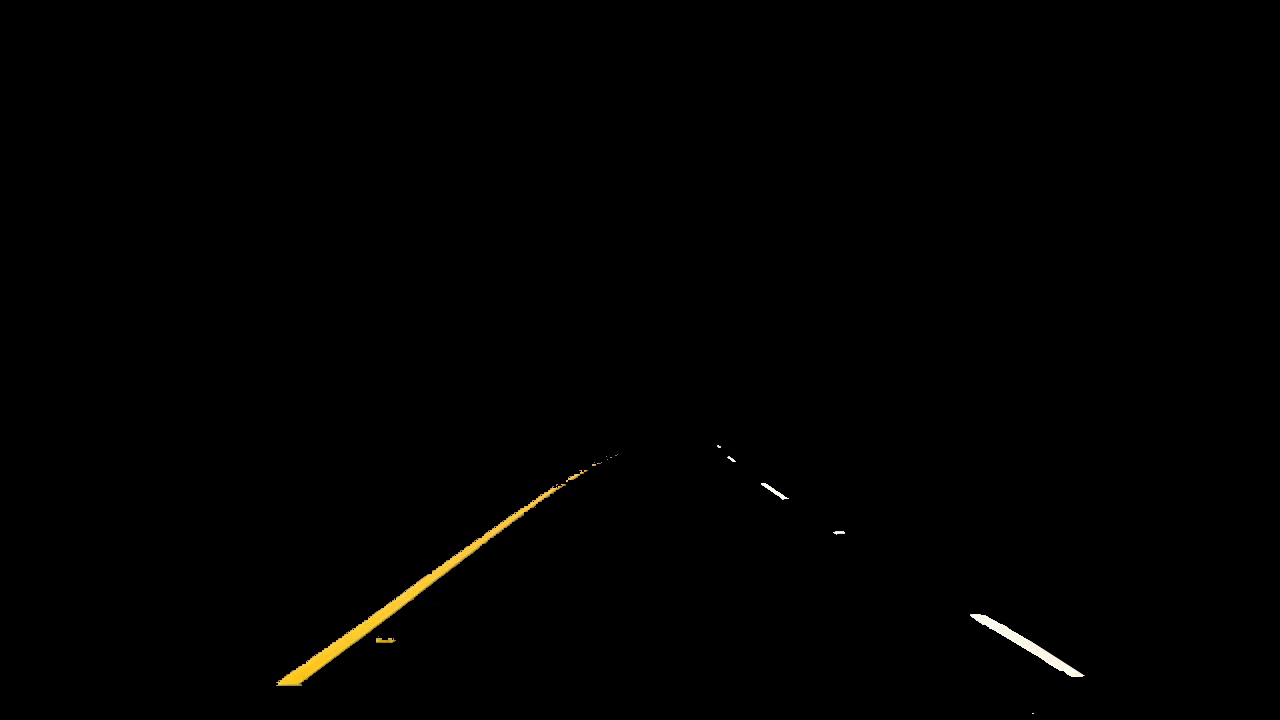
#> input picture frame 25 of 2021-09-29_project_조수익/project2/output.mp4, 1280 x 720 px, given in place of challenge.mp4, which was not available
$ python project2.py
#> lines starting #> are read from the running program, lines starting #| are printed output that depends on the picture; after the words box and inside, x2 and y2 are one past the last pixel; in counts of white or black regions, pixels touching at a corner belong together; pictures that were not available may be replaced by others from this repository, and a replacement may not be noted
# Opencv 차선인식(사다리꼴 영역지정 후 차선 추출)
import numpy as np
import cv2

trap_bottom_width = 0.8
trap_top_width = 0.1
trap_height = 0.4

capture = cv2.VideoCapture('mov/challenge.mp4')
play_mode = 1 # 0: play once 1:play continuously

if capture.isOpened() == False:
  print("카메라를 열 수 없습니다.")
  exit(1)

video_length = int(capture.get(cv2.CAP_PROP_FRAME_COUNT))
height = int(capture.get(cv2.CAP_PROP_FRAME_HEIGHT))
width = int(capture.get(cv2.CAP_PROP_FRAME_WIDTH))
codec = cv2.VideoWriter_fourcc('m','p','4','v') # .mp4
#codec = cv2.VideoWriter_fourcc('M','J','P','G') # .avi

fps = 30.0
# 동영상 파일을 저장하려면 VideoWrite객체를 생성
# VideoWriter객체를 초기화 하기 위해 저장할 동영상 파일 이름,
# 코덱, 프레임레이트, 이미지 크기를 지정해야함
writer = cv2.VideoWriter('output.mp4', codec, fps, (width,height))
writer1 = cv2.VideoWriter('process.mp4', codec, fps, (3840,2160))

#VideoWriter객체를 성공적으로 초기화 했는지 체크
if writer.isOpened() == False:
   print('동영상 저장파일객체 생성하는데 실패하였습니다.')
   exit(1)

if writer1.isOpened() == False:
   print('동영상 저장파일객체 생성하는데 실패하였습니다.')
   exit(1)

#Esc키를 눌러 동영상을 중단하면 종료직전까지 동영상이 저장됨
video_counter = 0

if capture.isOpened() == False:
    print("동영상을 열수없습니다.")
    exit(1)

while True:
    ret, img_frame = capture.read()
#> img_frame is the input picture: shape (720, 1280, 3); mean B, G, R 0.6, 1.1, 1.3

    img_frames = img_frame.copy()
    capture_gray = cv2.cvtColor(img_frames, cv2.COLOR_BGR2GRAY)
    capture_grays = cv2.cvtColor(capture_gray, cv2.COLOR_GRAY2BGR)

    if play_mode == 0:
        if ret == False:  # 동영상 끝까지 재생
            print("동영상 읽기 완료")
            break
    elif play_mode == 1:  # 동영상이 끝나면 재생되는 프레임의 위치를 0으로 다시 지정
        if capture.get(cv2.CAP_PROP_POS_FRAMES) == \
                capture.get(cv2.CAP_PROP_FRAME_COUNT):
            capture.set(cv2.CAP_PROP_POS_FRAMES, 0)

    capture_hsv = cv2.cvtColor(img_frame, cv2.COLOR_BGR2HSV)
#> capture_hsv: shape (720, 1280, 3); mean H, S, V 0.7, 2.8, 1.3
    img_h, img_S, img_v = cv2.split(capture_hsv)

    # HSV로 노랑색 정보를 좀 더 구체적으로 표시
    lower_yellow = (20, 125, 130)  # 자료형은 튜플형태로(H, S, V)
    upper_yellow = (40, 255, 255)  # 자료형은 튜플형태로(H, S, V)

    img_mask_y = cv2.inRange(capture_hsv, lower_yellow, upper_yellow)  # 노랑색 정보 추출(특정 범위 안에 있는 행렬 원소 검출)
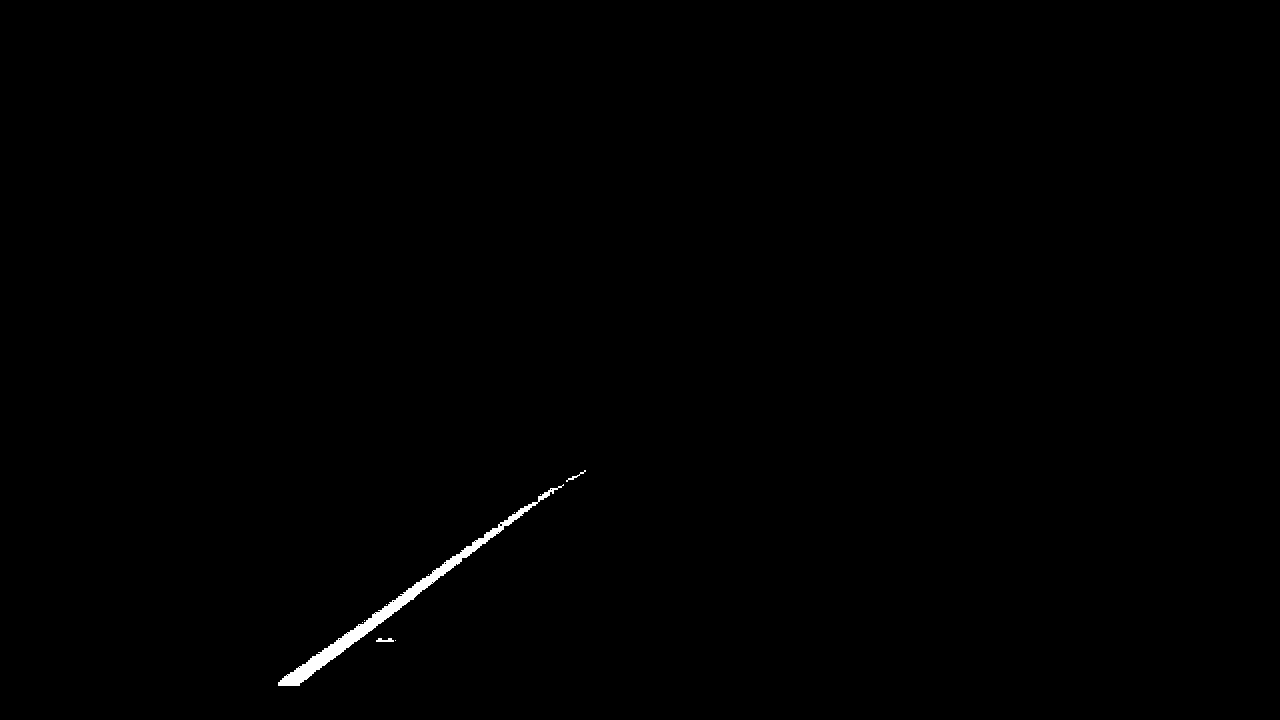
#> img_mask_y: shape (720, 1280); 0.36% white; 10 white regions (7 under 20 px), largest, box (x1, y1, x2, y2) and area: (278, 484, 564, 686) 3198, (376, 638, 394, 642) 52, (566, 470, 586, 482) 43
    img_mask_ys = cv2.merge((img_mask_y, img_mask_y, img_mask_y))
    img_dst_y = cv2.bitwise_and(img_frame, img_frame, mask=img_mask_y)  # AND 비트연산

    # HSV로 하얀색 정보를 좀 더 구체적으로 표시
    img_dst_w = np.copy(img_frame)
    bgr_threshold = [200, 200, 200]

    # BGR 제한 값보다 작으면 검은색으로
    thresholds = (img_frame[:, :, 0] < bgr_threshold[0]) \
                 | (img_frame[:, :, 1] < bgr_threshold[1]) \
                 | (img_frame[:, :, 2] < bgr_threshold[2])
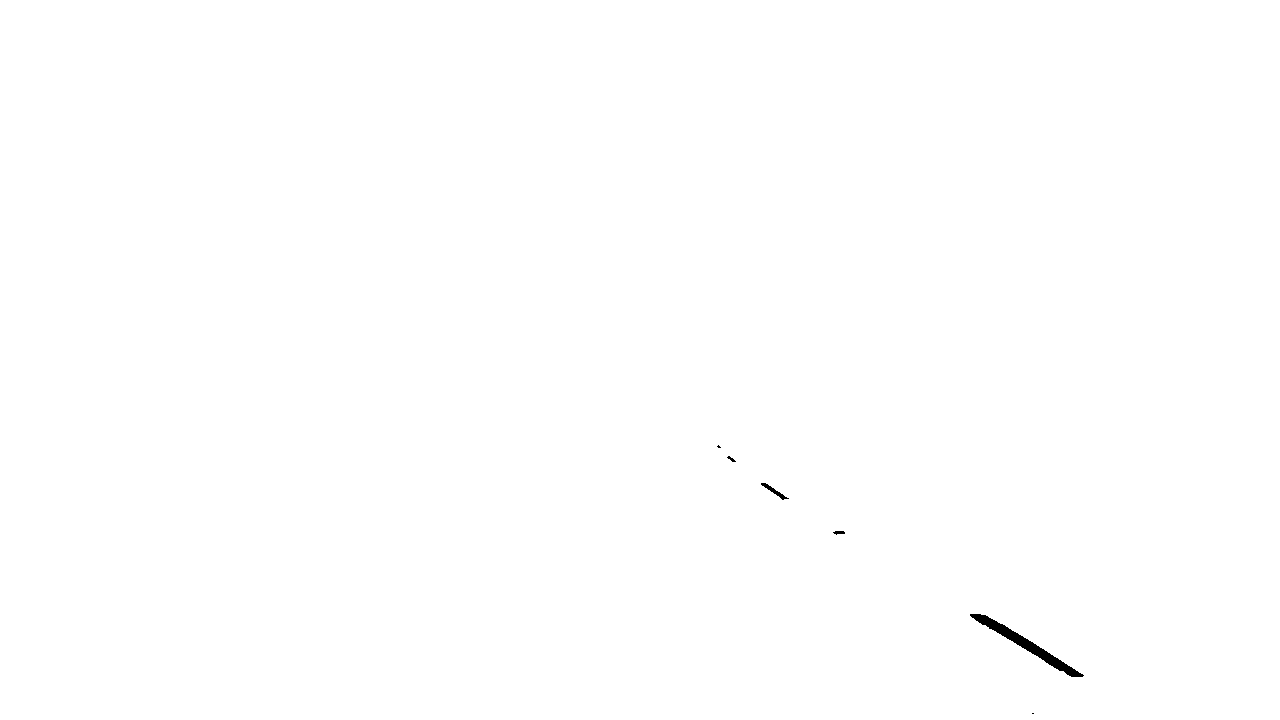
#> thresholds: shape (720, 1280) bool; 99.9% white; 6 black regions (2 under 20 px), largest, box (x1, y1, x2, y2) and area: (970, 614, 1084, 677) 1105, (761, 483, 789, 500) 111, (833, 531, 845, 535) 33, (727, 456, 736, 462) 23
    img_dst_w[thresholds] = [0, 0, 0]
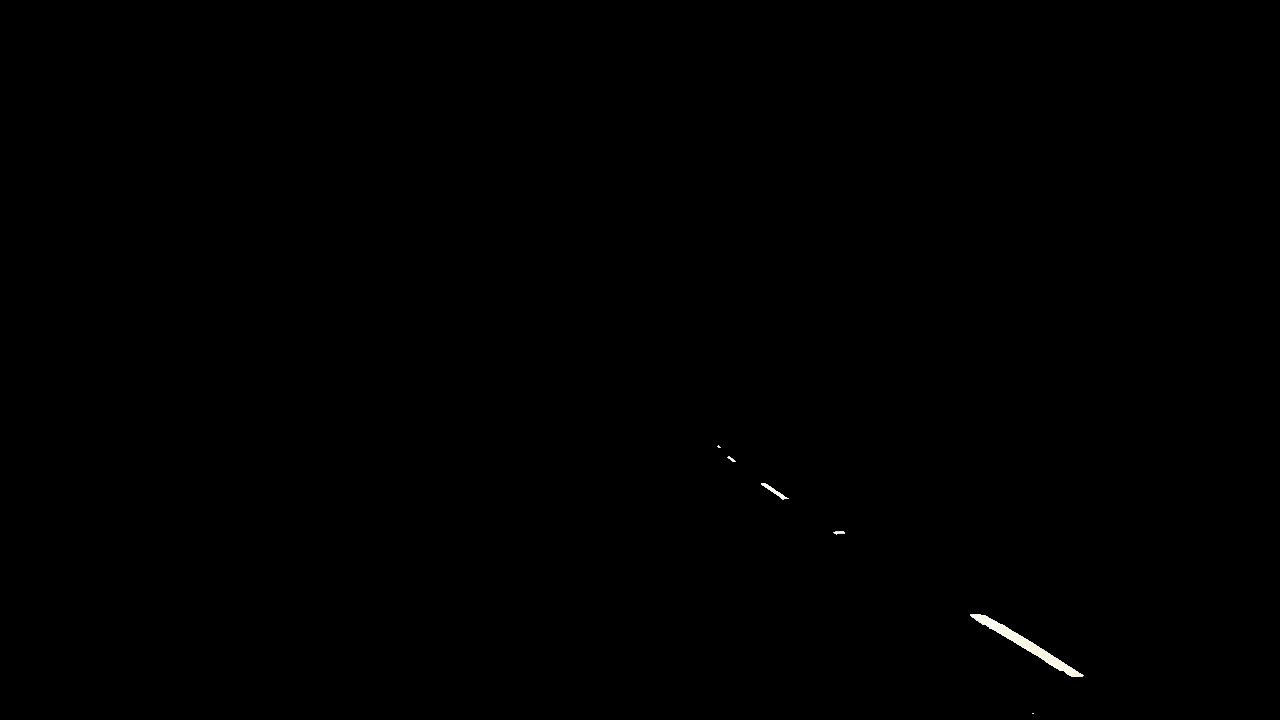
#> img_dst_w: shape (720, 1280, 3); 1.28% of pixels changed, all inside (x1, y1, x2, y2) = (272, 440, 1088, 720)

    img_dst_yw = cv2.addWeighted(img_dst_y, 1.0, img_dst_w, 1.0, 0)

    img_zero = np.zeros_like(img_frames)
    height, width = img_zero.shape[:2]

    pts = np.array([[
        ((width * (1 - trap_bottom_width)) // 2, height),
        ((width * (1 - trap_top_width)) // 2, (1 - trap_height) * height),
        (width - (width * (1 - trap_top_width)) // 2, (1 - trap_height) * height),
        (width - (width * (1 - trap_bottom_width)) // 2, height)]],
        dtype=np.int32)

    cv2.fillPoly(img_zero, pts, (255, 255, 255), cv2.LINE_AA)

    img_frames_poly = cv2.bitwise_and(img_frames, img_zero)
    img_poly = cv2.bitwise_and(img_dst_yw, img_zero)

    cont = cv2.hconcat([img_frame, capture_grays, capture_hsv])
    cont1 = cv2.hconcat([img_dst_y, img_dst_w, img_dst_yw])
    cont2 = cv2.hconcat([img_zero, img_frames_poly, img_poly])
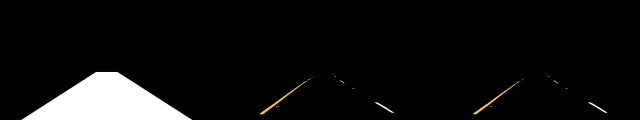
#> cont2: shape (720, 3840, 3) (shown at 1/6 size); mean of channels 0, 1, 2 15.7, 16.1, 16.2; drawn as B, G, R
    cont3 = cv2.vconcat([cont, cont1, cont2])

    # 비디오를 저장할때는 반드시 COLOR로 바꿔주어야 함
    # Gray나 binary는 1채널이므로 저장이 안됨
    writer.write(img_poly)
    writer1.write(cont3)

    '''
    txt_position = (10, 30)
    fontScale = 0.8
    myStr = f'{video_counter}/{video_length}'
    img_dst = cv2.putText(img_dst, myStr, txt_position,
                          cv2.FONT_HERSHEY_COMPLEX, fontScale, 255, thickness=2)
    '''

    img_frame2 = cv2.pyrDown(cont3)
    img_frame3 = cv2.pyrDown(img_frame2)
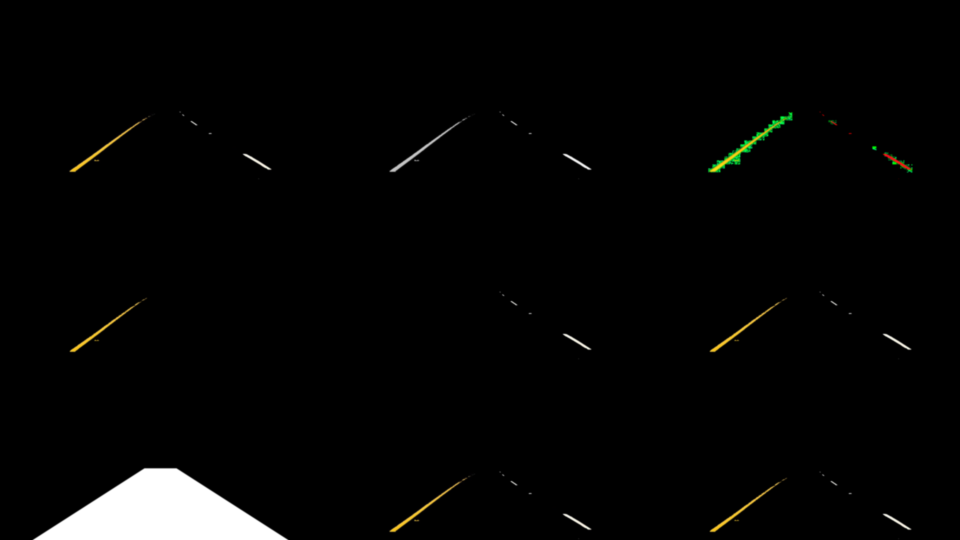
#> img_frame3: shape (540, 960, 3); mean B, G, R 5.6, 6.1, 6

    cv2.imshow('Video', img_frame3)
    cv2.imshow('img_poly', img_poly)

    if video_counter == video_length:
        video_counter = 0
    else:
        video_counter += 1

    # 동영상이 끝나면 재생되는 프레임의 위치를 0으로 다시 지정
    if capture.get(cv2.CAP_PROP_POS_FRAMES) == capture.get(cv2.CAP_PROP_FRAME_COUNT):
        capture.set(cv2.CAP_PROP_POS_FRAMES, 0)

    key = cv2.waitKey(33)
#> (key Esc is pressed here)
    if key == 27:  # ESC 키
        break

capture.release()
writer.release()
writer1.release()
cv2.destroyAllWindows()

$ run again, starting later in the video
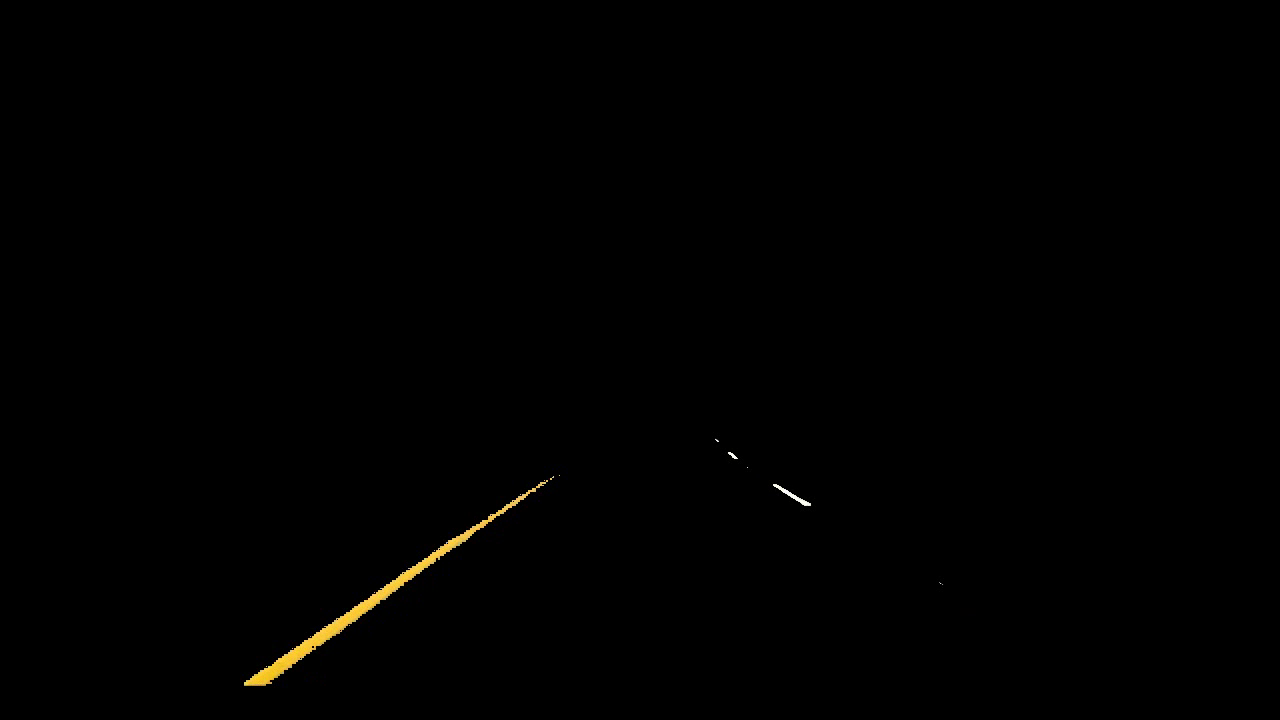
#> input picture frame 113 of 2021-09-29_project_조수익/project2/output.mp4, 1280 x 720 px, given in place of challenge.mp4, which was not available
#> img_frame is the input picture: shape (720, 1280, 3); mean B, G, R 0.3, 0.8, 0.9
#> capture_hsv: shape (720, 1280, 3); mean H, S, V 0.7, 2.6, 0.9
#> `img_mask_y = cv2.inRange(capture_hsv, lower_yellow, upper_yellow)`:
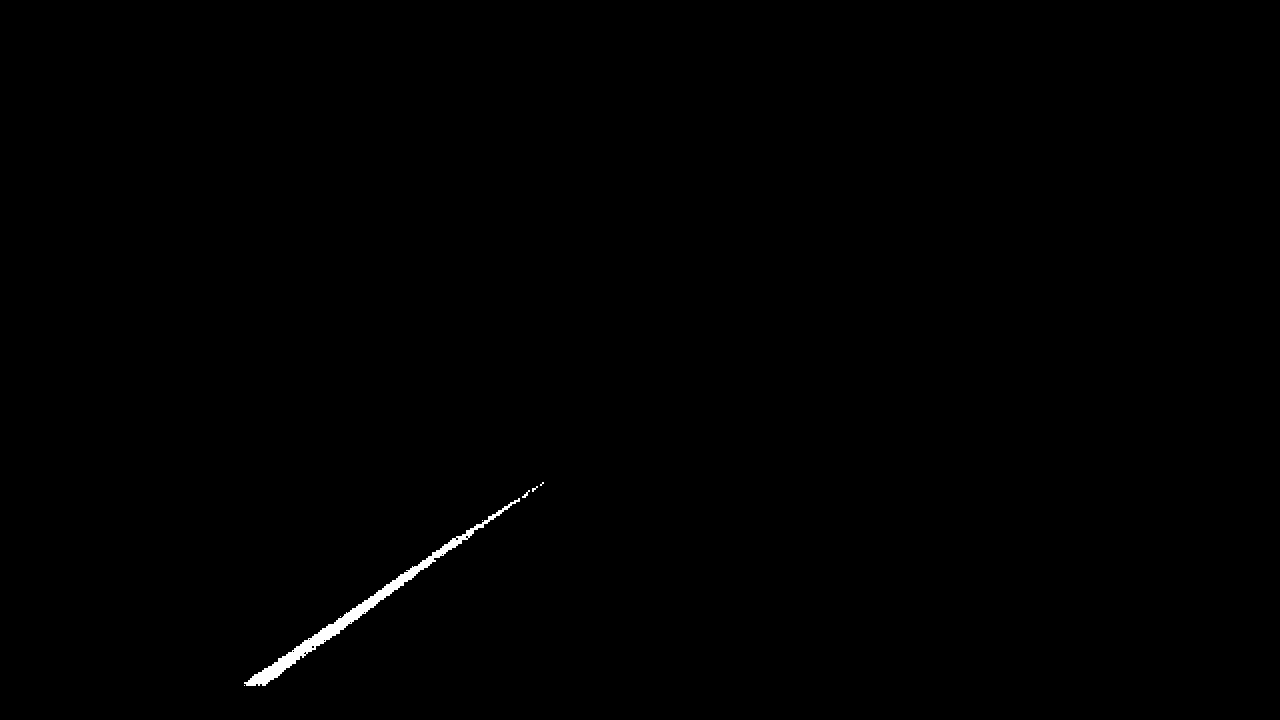
#> img_mask_y: shape (720, 1280); 0.32% white; 7 white regions (5 under 20 px), largest, box (x1, y1, x2, y2) and area: (244, 498, 520, 686) 2906, (522, 490, 530, 498) 24
#> thresholds: shape (720, 1280) bool; 100% white; 5 black regions (3 under 20 px), largest, box (x1, y1, x2, y2) and area: (773, 484, 811, 506) 164, (728, 452, 738, 459) 30
#> img_dst_w: shape (720, 1280, 3); 1.16% of pixels changed, all inside (x1, y1, x2, y2) = (240, 432, 976, 688)
#> `img_frame3 = cv2.pyrDown(img_frame2)`:
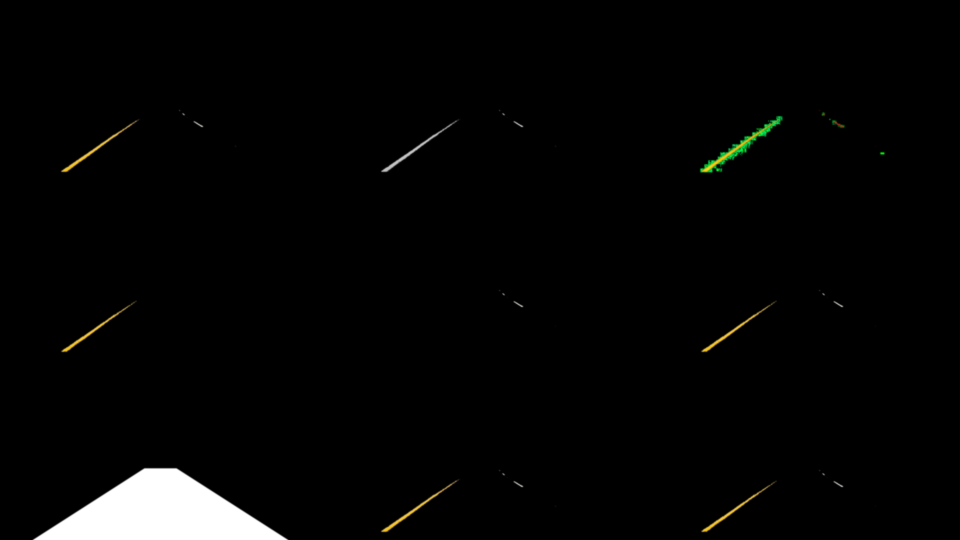
#> img_frame3: shape (540, 960, 3); mean B, G, R 5.4, 5.8, 5.7
